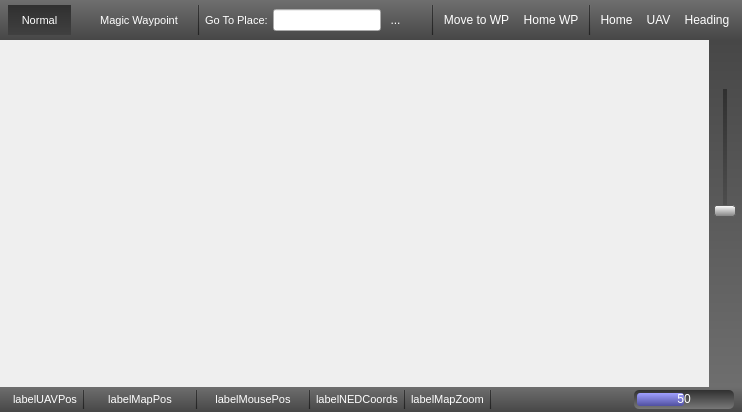
<?xml version="1.0" encoding="UTF-8"?>
<ui version="4.0">
 <class>OPMap_Widget</class>
 <widget class="QWidget" name="OPMap_Widget">
  <property name="geometry">
   <rect>
    <x>0</x>
    <y>0</y>
    <width>623</width>
    <height>412</height>
   </rect>
  </property>
  <property name="sizePolicy">
   <sizepolicy hsizetype="Preferred" vsizetype="Preferred">
    <horstretch>0</horstretch>
    <verstretch>0</verstretch>
   </sizepolicy>
  </property>
  <property name="mouseTracking">
   <bool>false</bool>
  </property>
  <property name="windowTitle">
   <string>Form</string>
  </property>
  <property name="styleSheet">
   <string notr="true"/>
  </property>
  <layout class="QVBoxLayout" name="verticalLayout_5">
   <property name="spacing">
    <number>0</number>
   </property>
   <property name="margin">
    <number>0</number>
   </property>
   <item>
    <widget class="QFrame" name="frameTopBar">
     <property name="sizePolicy">
      <sizepolicy hsizetype="MinimumExpanding" vsizetype="Preferred">
       <horstretch>0</horstretch>
       <verstretch>0</verstretch>
      </sizepolicy>
     </property>
     <property name="minimumSize">
      <size>
       <width>0</width>
       <height>32</height>
      </size>
     </property>
     <property name="maximumSize">
      <size>
       <width>16777215</width>
       <height>40</height>
      </size>
     </property>
     <property name="contextMenuPolicy">
      <enum>Qt::NoContextMenu</enum>
     </property>
     <property name="styleSheet">
      <string notr="true">QFrame{
background-color: qlineargradient(spread:pad, x1:0.5, y1:0, x2:0.5, y2:1, stop:0 rgba(110, 110, 110, 255), stop:1 rgba(71, 71, 71, 255));
color: rgba(0, 0, 0, 128);
}

QLabel {
background-color: transparent;
/* background-color: qlineargradient(spread:pad, x1:0.5, y1:0, x2:0.5, y2:1, stop:0 rgba(0, 0, 0, 80), stop:1 rgba(0, 0, 0, 80)); */
color: rgb(255, 255, 255);
/*border: 1px solid black;*/
border: none;
border-radius: 2px;
}

QToolButton {	/* all types of tool button */ 
background-color: transparent;
color: rgb(255, 255, 255);

/*height: 24px;*/

/*border-style: none;*/
/* border: 1px solid rgba(0, 0, 0, 64);  */
/* border: 0px; */
border-radius: 0px;
/*border-radius: 3px;*/
}
QToolButton:disabled {
background-color: qlineargradient(spread:pad, x1:0.5, y1:0, x2:0.5, y2:1, stop:0 rgba(128, 128, 128, 128), stop:1 rgba(128, 128, 128, 128));
color: rgba(255, 255, 255, 128);

/*height: 24px;*/

border: none;
border-radius: 0px;
/*
border: 1px  solid rgb(255, 255, 255); 
border-radius: 0px;
border-top-color: rgba(0, 0, 0, 64);
border-right-color: rgba(0, 0, 0, 64);
border-bottom-color: rgba(255, 255, 255, 64);
border-left-color: rgba(255, 255, 255, 64);
*/
}
QToolButton:hover {
background-color: qlineargradient(spread:pad, x1:0.5, y1:0, x2:0.5, y2:1, stop:0 rgba(255, 255, 255,128), stop:1 rgba(180, 180, 180, 128));
color: rgb(255, 255, 255);

/*height: 24px;*/

border: 0px; 
border-radius: 0px;
/*border-radius: 3px;*/
}
QToolButton:pressed {
background-color: qlineargradient(spread:pad, x1:0.5, y1:0, x2:0.5, y2:1, stop:0 rgba(48, 48, 48, 255), stop:1 rgba(64, 64, 64, 255));
color: rgb(255, 255, 255);

/*height: 24px;*/

border: none;
border-radius: 0px;
/*
border: 1px  solid rgb(255, 255, 255); 
border-radius: 0px;
border-top-color: rgba(0, 0, 0, 64);
border-right-color: rgba(0, 0, 0, 64);
border-bottom-color: rgba(255, 255, 255, 64);
border-left-color: rgba(255, 255, 255, 64);
*/
}

QToolButton:checked {
background-color: qlineargradient(spread:pad, x1:0.5, y1:0, x2:0.5, y2:1, stop:0 rgba(48, 48, 48, 255), stop:1 rgba(64, 64, 64, 255));
color: rgb(255, 255, 255);

/*height: 24px;*/

border: none;
border-radius: 0px;
/*
border: 1px  solid rgb(255, 255, 255); 
border-radius: 0px;
border-top-color: rgba(0, 0, 0, 64);
border-right-color: rgba(0, 0, 0, 64);
border-bottom-color: rgba(255, 255, 255, 64);
border-left-color: rgba(255, 255, 255, 64);
*/
}

QPushButton {
background-color: transparent;
color: rgb(255, 255, 255);

/*height: 24px;*/

/*border-style: none;*/
/* border: 1px solid rgba(0, 0, 0, 64);  */
/* border: 0px; */
border-radius: 0px;
/*border-radius: 3px;*/
}
QPushButton:disabled {
background-color: qlineargradient(spread:pad, x1:0.5, y1:0, x2:0.5, y2:1, stop:0 rgba(128, 128, 128, 128), stop:1 rgba(128, 128, 128, 128));
color: rgb(255, 255, 255);

/*height: 24px;*/

border: none;
border-radius: 0px;
/*
border: 1px  solid rgb(255, 255, 255); 
border-radius: 0px;
border-top-color: rgba(0, 0, 0, 64);
border-right-color: rgba(0, 0, 0, 64);
border-bottom-color: rgba(255, 255, 255, 64);
border-left-color: rgba(255, 255, 255, 64);
*/
}
QPushButton:hover {
background-color: qlineargradient(spread:pad, x1:0.5, y1:0, x2:0.5, y2:1, stop:0 rgba(255, 255, 255,128), stop:1 rgba(180, 180, 180, 128));
color: rgb(255, 255, 255);

/*height: 24px;*/

border: 0px; 
border-radius: 0px;
/*border-radius: 3px;*/
}
QPushButton:pressed {
background-color: qlineargradient(spread:pad, x1:0.5, y1:0, x2:0.5, y2:1, stop:0 rgba(48, 48, 48, 255), stop:1 rgba(64, 64, 64, 255));
color: rgb(255, 255, 255);

/*height: 24px;*/

border: none;
border-radius: 0px;
/*
border: 1px  solid rgb(255, 255, 255); 
border-radius: 0px;
border-top-color: rgba(0, 0, 0, 64);
border-right-color: rgba(0, 0, 0, 64);
border-bottom-color: rgba(255, 255, 255, 64);
border-left-color: rgba(255, 255, 255, 64);
*/
}

QComboBox {
background-color: qlineargradient(spread:pad, x1:0.5, y1:0, x2:0.5, y2:1, stop:0 rgba(48, 48, 48, 255), stop:1 rgba(120, 120, 120, 255));
color: rgba(255, 255, 255, 255);
border: 1px solid rgba(0, 0, 0, 128); 
border-radius: 0px;
}
QComboBox::down-arrow:on {
background-color: qlineargradient(spread:pad, x1:0.5, y1:0, x2:0.5, y2:1, stop:0 rgba(48, 48, 48, 255), stop:1 rgba(120, 120, 120, 255));
top: 1px; left: 1px;	/* move the arrow when the popup is open */
}
QComboBox::down-arrow {
     image: url(:/opmap/images/combobox_down_arrow.png);
}
QComboBox:drop-down {
background-color: qlineargradient(spread:pad, x1:0.5, y1:0, x2:0.5, y2:1, stop:0 rgba(110, 110, 110, 255), stop:1 rgba(71, 71, 71, 255));
border-left: 1px solid rgba(0, 0, 0, 128);
/*     subcontrol-origin: padding;
     subcontrol-position: top right;
     border-top-right-radius: 1px;
     border-bottom-right-radius: 1px; */
}
QComboBox QAbstractItemView { /* the drop down list */
background-color: rgb(255, 255, 255);
color: rgb(0, 0, 0);
border: 1px solid rgba(0, 0, 0, 128);
selection-background-color: rgb(160, 160, 255);
border-radius: 2px;
}
</string>
     </property>
     <property name="frameShape">
      <enum>QFrame::NoFrame</enum>
     </property>
     <property name="frameShadow">
      <enum>QFrame::Plain</enum>
     </property>
     <layout class="QHBoxLayout" name="horizontalLayout_4">
      <property name="spacing">
       <number>0</number>
      </property>
      <property name="margin">
       <number>0</number>
      </property>
      <item>
       <layout class="QHBoxLayout" name="layoutWidgetStatusBar_2">
        <property name="spacing">
         <number>5</number>
        </property>
        <property name="leftMargin">
         <number>8</number>
        </property>
        <property name="topMargin">
         <number>5</number>
        </property>
        <property name="rightMargin">
         <number>8</number>
        </property>
        <property name="bottomMargin">
         <number>5</number>
        </property>
        <item>
         <widget class="QToolButton" name="toolButtonNormalMapMode">
          <property name="sizePolicy">
           <sizepolicy hsizetype="Fixed" vsizetype="Preferred">
            <horstretch>0</horstretch>
            <verstretch>0</verstretch>
           </sizepolicy>
          </property>
          <property name="font">
           <font>
            <pointsize>8</pointsize>
           </font>
          </property>
          <property name="toolTip">
           <string>Normal Map Mode</string>
          </property>
          <property name="text">
           <string>   Normal   </string>
          </property>
          <property name="iconSize">
           <size>
            <width>16</width>
            <height>32</height>
           </size>
          </property>
          <property name="checkable">
           <bool>true</bool>
          </property>
          <property name="checked">
           <bool>true</bool>
          </property>
          <property name="toolButtonStyle">
           <enum>Qt::ToolButtonTextOnly</enum>
          </property>
         </widget>
        </item>
        <item>
         <spacer name="horizontalSpacer">
          <property name="orientation">
           <enum>Qt::Horizontal</enum>
          </property>
          <property name="sizeType">
           <enum>QSizePolicy::Fixed</enum>
          </property>
          <property name="sizeHint" stdset="0">
           <size>
            <width>10</width>
            <height>20</height>
           </size>
          </property>
         </spacer>
        </item>
        <item>
         <widget class="QToolButton" name="toolButtonMagicWaypointMapMode">
          <property name="sizePolicy">
           <sizepolicy hsizetype="Fixed" vsizetype="Preferred">
            <horstretch>0</horstretch>
            <verstretch>0</verstretch>
           </sizepolicy>
          </property>
          <property name="font">
           <font>
            <pointsize>8</pointsize>
           </font>
          </property>
          <property name="toolTip">
           <string>Magic Waypoint Map Mode</string>
          </property>
          <property name="text">
           <string>   Magic Waypoint   </string>
          </property>
          <property name="iconSize">
           <size>
            <width>16</width>
            <height>32</height>
           </size>
          </property>
          <property name="checkable">
           <bool>true</bool>
          </property>
          <property name="toolButtonStyle">
           <enum>Qt::ToolButtonTextOnly</enum>
          </property>
         </widget>
        </item>
        <item>
         <widget class="Line" name="line_6">
          <property name="frameShadow">
           <enum>QFrame::Plain</enum>
          </property>
          <property name="orientation">
           <enum>Qt::Vertical</enum>
          </property>
         </widget>
        </item>
        <item>
         <widget class="QLabel" name="label_2">
          <property name="font">
           <font>
            <pointsize>8</pointsize>
           </font>
          </property>
          <property name="text">
           <string>Go To Place:</string>
          </property>
         </widget>
        </item>
        <item>
         <widget class="QLineEdit" name="leFind"/>
        </item>
        <item>
         <widget class="QToolButton" name="tbFind">
          <property name="text">
           <string>...</string>
          </property>
          <property name="icon">
           <iconset resource="opmap.qrc">
            <normaloff>:/opmap/images/waypoint.png</normaloff>:/opmap/images/waypoint.png</iconset>
          </property>
         </widget>
        </item>
        <item>
         <spacer name="horizontalSpacer_4">
          <property name="orientation">
           <enum>Qt::Horizontal</enum>
          </property>
          <property name="sizeHint" stdset="0">
           <size>
            <width>10</width>
            <height>20</height>
           </size>
          </property>
         </spacer>
        </item>
        <item>
         <widget class="QLabel" name="label">
          <property name="font">
           <font>
            <pointsize>8</pointsize>
           </font>
          </property>
          <property name="text">
           <string/>
          </property>
         </widget>
        </item>
        <item>
         <widget class="Line" name="lineWaypoint">
          <property name="frameShadow">
           <enum>QFrame::Plain</enum>
          </property>
          <property name="orientation">
           <enum>Qt::Vertical</enum>
          </property>
         </widget>
        </item>
        <item>
         <widget class="QToolButton" name="toolButtonMoveToWP">
          <property name="sizePolicy">
           <sizepolicy hsizetype="Fixed" vsizetype="Preferred">
            <horstretch>0</horstretch>
            <verstretch>0</verstretch>
           </sizepolicy>
          </property>
          <property name="toolTip">
           <string>Click to move the UAV to the magic waypoint position</string>
          </property>
          <property name="text">
           <string>Move to WP</string>
          </property>
          <property name="icon">
           <iconset resource="opmap.qrc">
            <normaloff>:/opmap/images/move_to_wp.png</normaloff>:/opmap/images/move_to_wp.png</iconset>
          </property>
          <property name="iconSize">
           <size>
            <width>28</width>
            <height>28</height>
           </size>
          </property>
         </widget>
        </item>
        <item>
         <widget class="QToolButton" name="toolButtonHomeWaypoint">
          <property name="sizePolicy">
           <sizepolicy hsizetype="Fixed" vsizetype="Preferred">
            <horstretch>0</horstretch>
            <verstretch>0</verstretch>
           </sizepolicy>
          </property>
          <property name="toolTip">
           <string>Move the magic waypoint to the home position</string>
          </property>
          <property name="text">
           <string>Home WP</string>
          </property>
          <property name="icon">
           <iconset resource="opmap.qrc">
            <normaloff>:/opmap/images/home_wp.png</normaloff>:/opmap/images/home_wp.png</iconset>
          </property>
          <property name="iconSize">
           <size>
            <width>28</width>
            <height>28</height>
           </size>
          </property>
         </widget>
        </item>
        <item>
         <widget class="Line" name="line_8">
          <property name="frameShadow">
           <enum>QFrame::Plain</enum>
          </property>
          <property name="orientation">
           <enum>Qt::Vertical</enum>
          </property>
         </widget>
        </item>
        <item>
         <widget class="QToolButton" name="toolButtonMapHome">
          <property name="sizePolicy">
           <sizepolicy hsizetype="Fixed" vsizetype="Preferred">
            <horstretch>0</horstretch>
            <verstretch>0</verstretch>
           </sizepolicy>
          </property>
          <property name="toolTip">
           <string>Center map over home position</string>
          </property>
          <property name="text">
           <string>Home</string>
          </property>
          <property name="icon">
           <iconset resource="opmap.qrc">
            <normaloff>:/opmap/images/gcs.png</normaloff>:/opmap/images/gcs.png</iconset>
          </property>
          <property name="iconSize">
           <size>
            <width>28</width>
            <height>28</height>
           </size>
          </property>
          <property name="autoRepeat">
           <bool>false</bool>
          </property>
          <property name="toolButtonStyle">
           <enum>Qt::ToolButtonIconOnly</enum>
          </property>
          <property name="autoRaise">
           <bool>false</bool>
          </property>
         </widget>
        </item>
        <item>
         <widget class="QToolButton" name="toolButtonMapUAV">
          <property name="sizePolicy">
           <sizepolicy hsizetype="Fixed" vsizetype="Preferred">
            <horstretch>0</horstretch>
            <verstretch>0</verstretch>
           </sizepolicy>
          </property>
          <property name="toolTip">
           <string>Center map over UAV position</string>
          </property>
          <property name="text">
           <string>UAV</string>
          </property>
          <property name="icon">
           <iconset resource="opmap.qrc">
            <normaloff>:/opmap/images/uav.png</normaloff>:/opmap/images/uav.png</iconset>
          </property>
          <property name="iconSize">
           <size>
            <width>28</width>
            <height>28</height>
           </size>
          </property>
          <property name="checkable">
           <bool>true</bool>
          </property>
          <property name="autoRepeat">
           <bool>false</bool>
          </property>
          <property name="toolButtonStyle">
           <enum>Qt::ToolButtonIconOnly</enum>
          </property>
          <property name="autoRaise">
           <bool>false</bool>
          </property>
         </widget>
        </item>
        <item>
         <widget class="QToolButton" name="toolButtonMapUAVheading">
          <property name="sizePolicy">
           <sizepolicy hsizetype="Fixed" vsizetype="Preferred">
            <horstretch>0</horstretch>
            <verstretch>0</verstretch>
           </sizepolicy>
          </property>
          <property name="toolTip">
           <string>Map rotation follows UAV heading</string>
          </property>
          <property name="text">
           <string>Heading</string>
          </property>
          <property name="icon">
           <iconset resource="opmap.qrc">
            <normaloff>:/opmap/images/uav_heading.png</normaloff>:/opmap/images/uav_heading.png</iconset>
          </property>
          <property name="iconSize">
           <size>
            <width>28</width>
            <height>28</height>
           </size>
          </property>
          <property name="checkable">
           <bool>true</bool>
          </property>
          <property name="autoRepeat">
           <bool>false</bool>
          </property>
          <property name="toolButtonStyle">
           <enum>Qt::ToolButtonIconOnly</enum>
          </property>
          <property name="autoRaise">
           <bool>false</bool>
          </property>
         </widget>
        </item>
       </layout>
      </item>
     </layout>
    </widget>
   </item>
   <item>
    <widget class="QSplitter" name="splitter">
     <property name="styleSheet">
      <string notr="true">QSplitter::handle {
/* image: url(images/splitter.png); */
	background-color: qlineargradient(spread:pad, x1:0.5, y1:0, x2:0.5, y2:1, stop:0 rgba(71, 71, 71, 255), stop:0.5 rgba(200, 200, 200, 255), stop:1 rgba(110, 110, 110, 255));
}
QSplitter::handle:horizontal {
/* height: 5px; */
}
QSplitter::handle:vertical {
/* width: 5px; */
}
</string>
     </property>
     <property name="frameShape">
      <enum>QFrame::NoFrame</enum>
     </property>
     <property name="orientation">
      <enum>Qt::Horizontal</enum>
     </property>
     <property name="opaqueResize">
      <bool>true</bool>
     </property>
     <property name="handleWidth">
      <number>5</number>
     </property>
     <widget class="QWidget" name="layoutWidget">
      <layout class="QHBoxLayout" name="horizontalLayout_2">
       <property name="spacing">
        <number>0</number>
       </property>
       <item>
        <widget class="QWidget" name="mapWidget" native="true">
         <property name="sizePolicy">
          <sizepolicy hsizetype="MinimumExpanding" vsizetype="MinimumExpanding">
           <horstretch>0</horstretch>
           <verstretch>0</verstretch>
          </sizepolicy>
         </property>
         <property name="minimumSize">
          <size>
           <width>64</width>
           <height>64</height>
          </size>
         </property>
         <property name="mouseTracking">
          <bool>false</bool>
         </property>
         <property name="acceptDrops">
          <bool>false</bool>
         </property>
         <property name="styleSheet">
          <string notr="true">
/* background-color: black; */
border: 1px solid black;

QLabel { /* all label types */
/* background-color: rgba(255, 255, 255, 0); */
background-color: qlineargradient(spread:pad, x1:0.5, y1:0, x2:0.5, y2:1, stop:0 rgba(64, 64, 64, 255), stop:1 rgba(128, 128, 128, 255));
color: rgb(255, 255, 255);
}

QToolButton {	/* all types of tool button */ 
background-color: rgba(255, 255, 255, 0);
color: rgb(255, 255, 255);
/*border-style: none;*/
border: 0px; 
}
QToolButton:hover {
background-color: qlineargradient(spread:pad, x1:0.5, y1:0, x2:0.5, y2:1, stop:0 rgba(255, 160, 0, 255), stop:1 rgba(160, 100, 0, 255));
color: rgb(255, 255, 255);
}
QToolButton:pressed {
background-color: qlineargradient(spread:pad, x1:0.5, y1:0, x2:0.5, y2:1, stop:0 rgba(48, 48, 48, 255), stop:1 rgba(120, 120, 120, 255));
color: rgb(255, 255, 255);
}

QToolButton:checked {
background-color: qlineargradient(spread:pad, x1:0.5, y1:0, x2:0.5, y2:1, stop:0 rgba(48, 48, 48, 255), stop:1 rgba(120, 120, 120, 255));
color: rgb(255, 255, 255);
}

QSlider::groove:horizontal {
border: none;
height: 4px;
background-color: qlineargradient(spread:pad, x1:0.5, y1:0, x2:0.5, y2:1, stop:0 rgba(48, 48, 48, 255), stop:1 rgba(80, 80, 80, 255));
margin: 2px 0;
}
QSlider::handle:horizontal {
border: 1px solid #5c5c5c;
background-color: qlineargradient(spread:pad, x1:0.5, y1:0, x2:0.5, y2:1, stop:0 rgba(255, 255, 255, 255), stop:1 rgba(128, 128, 128, 255));
width: 24px;
margin: -2px 0;
border-radius: 3px;
}

QComboBox {
background-color: qlineargradient(spread:pad, x1:0.5, y1:0, x2:0.5, y2:1, stop:0 rgba(48, 48, 48, 255), stop:1 rgba(120, 120, 120, 255));
color: rgb(255, 255, 255);
}
QComboBox:hover {
background-color: qlineargradient(spread:pad, x1:0.5, y1:0, x2:0.5, y2:1, stop:0 rgba(48, 48, 48, 255), stop:1 rgba(120, 120, 120, 255));
	background-color: rgb(197, 138, 0);
}
QComboBox::down-arrow {
     image: url(:/opmap/images/combobox_down_arrow.png);
}
QComboBox:drop-down {
     subcontrol-origin: padding;
     subcontrol-position: top right;
     border-left-style: none;
     border-top-right-radius: 1px;
     border-bottom-right-radius: 1px;
}
</string>
         </property>
        </widget>
       </item>
       <item>
        <widget class="QWidget" name="widget" native="true">
         <property name="sizePolicy">
          <sizepolicy hsizetype="Minimum" vsizetype="Preferred">
           <horstretch>0</horstretch>
           <verstretch>0</verstretch>
          </sizepolicy>
         </property>
         <property name="styleSheet">
          <string notr="true">QFrame {
background-color: qlineargradient(spread:pad, x1:0, y1:0, x2:0, y2:1, stop:0 rgba(71, 71, 71, 255), stop:1 rgba(110, 110, 110, 255));
color: rgb(255, 255, 255);
}

QToolButton {	/* all types of tool button */ 
background-color: rgba(255, 255, 255, 0);
color: rgb(255, 255, 255);
/*border-style: none;*/
border: 0px; 
border-radius: 3px;
}
QToolButton:hover {
background-color: qlineargradient(spread:pad, x1:0.5, y1:0, x2:0.5, y2:1, stop:0 rgba(255, 255, 255, 200), stop:1 rgba(180, 180, 180, 200));
color: rgb(255, 255, 255);
border: 0px; 
border-radius: 3px;
}
QToolButton:pressed {
background-color: qlineargradient(spread:pad, x1:0.5, y1:0, x2:0.5, y2:1, stop:0 rgba(48, 48, 48, 255), stop:1 rgba(120, 120, 120, 255));
color: rgb(255, 255, 255);
border: 0px; 
border-radius: 3px;
}

QToolButton:checked {
background-color: qlineargradient(spread:pad, x1:0.5, y1:0, x2:0.5, y2:1, stop:0 rgba(48, 48, 48, 255), stop:1 rgba(120, 120, 120, 255));
color: rgb(255, 255, 255);
border: 0px; 
border-radius: 3px;
}

QSlider::groove:horizontal {
border: none;
height: 4px;
background-color: qlineargradient(spread:pad, x1:0.5, y1:0, x2:0.5, y2:1, stop:0 rgba(48, 48, 48, 255), stop:1 rgba(80, 80, 80, 255));
margin: 2px 0;
}
QSlider::handle:horizontal {
border: 1px solid #5c5c5c;
background-color: qlineargradient(spread:pad, x1:0.5, y1:0, x2:0.5, y2:1, stop:0 rgba(255, 255, 255, 255), stop:1 rgba(128, 128, 128, 255));
width: 24px;
margin: -2px 0;
border-radius: 3px;
}
</string>
         </property>
         <layout class="QVBoxLayout" name="verticalLayout_3">
          <property name="spacing">
           <number>0</number>
          </property>
          <property name="margin">
           <number>0</number>
          </property>
          <item>
           <widget class="QFrame" name="frameMapControls">
            <property name="sizePolicy">
             <sizepolicy hsizetype="Minimum" vsizetype="Preferred">
              <horstretch>0</horstretch>
              <verstretch>0</verstretch>
             </sizepolicy>
            </property>
            <property name="styleSheet">
             <string notr="true">QFrame {
background-color: qlineargradient(spread:pad, x1:0, y1:0, x2:0, y2:1, stop:0 rgba(71, 71, 71, 255), stop:1 rgba(110, 110, 110, 255));
color: rgba(0, 0, 0, 48);
}

QToolButton {	/* all types of tool button */ 
background-color: transparent;
/*background-color: qlineargradient(spread:pad, x1:0.5, y1:0, x2:0.5, y2:1, stop:0 rgba(110, 110, 110, 255), stop:1 rgba(71, 71, 71, 255));*/
color: rgb(255, 255, 255);
/*
border: 1px solid black; 
border-radius: 0px;
*/
border: none;
border-radius: 0px;
/*border: 1px solid white; 
border-radius: 3px;
border-top-color: rgba(255, 255, 255, 48);
border-right-color: rgba(255, 255, 255, 48);
border-bottom-color: rgba(0, 0, 0, 48);
border-left-color: rgba(0, 0, 0, 48);*/
}
QToolButton:hover {
background-color: qlineargradient(spread:pad, x1:0.5, y1:0, x2:0.5, y2:1, stop:0 rgba(255, 255, 255, 200), stop:1 rgba(180, 180, 180, 200));
color: rgb(255, 255, 255);
border: none;
/*border: 1px solid white; 
border-radius:3px;
border-top-color: rgba(255, 255, 255, 48);
border-right-color: rgba(255, 255, 255, 48);
border-bottom-color: rgba(0, 0, 0, 48);
border-left-color: rgba(0, 0, 0, 48);*/
}
QToolButton:pressed {
background-color: qlineargradient(spread:pad, x1:0.5, y1:0, x2:0.5, y2:1, stop:0 rgba(48, 48, 48, 255), stop:1 rgba(80, 80, 80, 255));
color: rgb(255, 255, 255);
border: 1px solid white; 
border-radius:3px;
border-top-color: rgba(0, 0, 0,160);
border-right-color: rgba(0, 0, 0, 160);
border-bottom-color: rgba(255, 255, 255, 80);
border-left-color: rgba(255, 255, 255, 80);
}

QToolButton:checked {
background-color: qlineargradient(spread:pad, x1:0.5, y1:0, x2:0.5, y2:1, stop:0 rgba(48, 48, 48, 255), stop:1 rgba(80, 80, 80, 255));
color: rgb(255, 255, 255);
border: 1px solid white; 
border-radius: 3px;
border-top-color: rgba(0, 0, 0,160);
border-right-color: rgba(0, 0, 0, 160);
border-bottom-color: rgba(255, 255, 255, 80);
border-left-color: rgba(255, 255, 255, 80);
}

QSliderl {
background-color: rgba(255, 255, 255, 0);
}
QSlider::groove:vertical {
border: none;
width: 4px;
background-color: qlineargradient(spread:pad, x1:0.5, y1:0, x2:0.5, y2:1, stop:0 rgba(48, 48, 48, 255), stop:1 rgba(80, 80, 80, 255));
margin: 2px 0;
}
QSlider::handle:vertical {
border: 1px solid #5c5c5c;
background-color: qlineargradient(spread:pad, x1:0.5, y1:0, x2:0.5, y2:1, stop:0 rgba(255, 255, 255, 255), stop:1 rgba(128, 128, 128, 255));
height: 10px;
margin: 0 -9px; /* expand outside the groove */ 
border-radius: 3px;
}
</string>
            </property>
            <property name="frameShape">
             <enum>QFrame::NoFrame</enum>
            </property>
            <property name="frameShadow">
             <enum>QFrame::Plain</enum>
            </property>
            <property name="lineWidth">
             <number>2</number>
            </property>
            <property name="midLineWidth">
             <number>0</number>
            </property>
            <layout class="QVBoxLayout" name="verticalLayout_2">
             <property name="spacing">
              <number>5</number>
             </property>
             <property name="margin">
              <number>1</number>
             </property>
             <item>
              <spacer name="verticalSpacer_3">
               <property name="orientation">
                <enum>Qt::Vertical</enum>
               </property>
               <property name="sizeType">
                <enum>QSizePolicy::Fixed</enum>
               </property>
               <property name="sizeHint" stdset="0">
                <size>
                 <width>20</width>
                 <height>10</height>
                </size>
               </property>
              </spacer>
             </item>
             <item>
              <widget class="QToolButton" name="toolButtonZoomP">
               <property name="toolTip">
                <string>Zoom in</string>
               </property>
               <property name="styleSheet">
                <string notr="true"/>
               </property>
               <property name="text">
                <string/>
               </property>
               <property name="icon">
                <iconset resource="opmap.qrc">
                 <normaloff>:/opmap/images/plus.png</normaloff>:/opmap/images/plus.png</iconset>
               </property>
               <property name="iconSize">
                <size>
                 <width>28</width>
                 <height>28</height>
                </size>
               </property>
               <property name="autoRepeat">
                <bool>true</bool>
               </property>
               <property name="autoRepeatDelay">
                <number>1000</number>
               </property>
               <property name="autoRepeatInterval">
                <number>1000</number>
               </property>
               <property name="autoRaise">
                <bool>false</bool>
               </property>
              </widget>
             </item>
             <item>
              <widget class="QSlider" name="horizontalSliderZoom">
               <property name="sizePolicy">
                <sizepolicy hsizetype="Preferred" vsizetype="Expanding">
                 <horstretch>0</horstretch>
                 <verstretch>0</verstretch>
                </sizepolicy>
               </property>
               <property name="minimumSize">
                <size>
                 <width>0</width>
                 <height>50</height>
                </size>
               </property>
               <property name="maximumSize">
                <size>
                 <width>16777215</width>
                 <height>200</height>
                </size>
               </property>
               <property name="cursor">
                <cursorShape>OpenHandCursor</cursorShape>
               </property>
               <property name="toolTip">
                <string>Zoom level</string>
               </property>
               <property name="autoFillBackground">
                <bool>false</bool>
               </property>
               <property name="styleSheet">
                <string notr="true"/>
               </property>
               <property name="minimum">
                <number>2</number>
               </property>
               <property name="maximum">
                <number>17</number>
               </property>
               <property name="pageStep">
                <number>1</number>
               </property>
               <property name="orientation">
                <enum>Qt::Vertical</enum>
               </property>
               <property name="invertedControls">
                <bool>false</bool>
               </property>
               <property name="tickPosition">
                <enum>QSlider::NoTicks</enum>
               </property>
               <property name="tickInterval">
                <number>2</number>
               </property>
              </widget>
             </item>
             <item>
              <widget class="QToolButton" name="toolButtonZoomM">
               <property name="toolTip">
                <string>Zoom out</string>
               </property>
               <property name="styleSheet">
                <string notr="true"/>
               </property>
               <property name="text">
                <string/>
               </property>
               <property name="icon">
                <iconset resource="opmap.qrc">
                 <normaloff>:/opmap/images/minus.png</normaloff>:/opmap/images/minus.png</iconset>
               </property>
               <property name="iconSize">
                <size>
                 <width>28</width>
                 <height>28</height>
                </size>
               </property>
               <property name="autoRepeat">
                <bool>true</bool>
               </property>
               <property name="autoRepeatDelay">
                <number>1000</number>
               </property>
               <property name="autoRepeatInterval">
                <number>1000</number>
               </property>
               <property name="autoRaise">
                <bool>false</bool>
               </property>
              </widget>
             </item>
             <item>
              <spacer name="verticalSpacer_2">
               <property name="orientation">
                <enum>Qt::Vertical</enum>
               </property>
               <property name="sizeType">
                <enum>QSizePolicy::Expanding</enum>
               </property>
               <property name="sizeHint" stdset="0">
                <size>
                 <width>20</width>
                 <height>10</height>
                </size>
               </property>
              </spacer>
             </item>
            </layout>
           </widget>
          </item>
         </layout>
        </widget>
       </item>
      </layout>
     </widget>
    </widget>
   </item>
   <item>
    <widget class="QFrame" name="frameStatusBar">
     <property name="sizePolicy">
      <sizepolicy hsizetype="Expanding" vsizetype="Preferred">
       <horstretch>0</horstretch>
       <verstretch>0</verstretch>
      </sizepolicy>
     </property>
     <property name="minimumSize">
      <size>
       <width>0</width>
       <height>0</height>
      </size>
     </property>
     <property name="maximumSize">
      <size>
       <width>16777215</width>
       <height>25</height>
      </size>
     </property>
     <property name="contextMenuPolicy">
      <enum>Qt::NoContextMenu</enum>
     </property>
     <property name="styleSheet">
      <string notr="true">QFrame{
background-color: qlineargradient(spread:pad, x1:0.5, y1:0, x2:0.5, y2:1, stop:0 rgba(110, 110, 110, 255), stop:1 rgba(71, 71, 71, 255));
color: rgba(0, 0, 0, 128);
}

QLabel {
background-color: transparent;
/* background-color: qlineargradient(spread:pad, x1:0.5, y1:0, x2:0.5, y2:1, stop:0 rgba(0, 0, 0, 80), stop:1 rgba(0, 0, 0, 80)); */
color: rgb(255, 255, 255);
/*border: 1px solid black;*/
border: none;
border-radius: 2px;
}
</string>
     </property>
     <property name="frameShape">
      <enum>QFrame::NoFrame</enum>
     </property>
     <property name="frameShadow">
      <enum>QFrame::Plain</enum>
     </property>
     <layout class="QHBoxLayout" name="horizontalLayout">
      <property name="spacing">
       <number>0</number>
      </property>
      <property name="leftMargin">
       <number>0</number>
      </property>
      <property name="topMargin">
       <number>3</number>
      </property>
      <property name="rightMargin">
       <number>0</number>
      </property>
      <property name="bottomMargin">
       <number>3</number>
      </property>
      <item>
       <layout class="QHBoxLayout" name="layoutWidgetStatusBar">
        <property name="spacing">
         <number>5</number>
        </property>
        <property name="leftMargin">
         <number>3</number>
        </property>
        <property name="rightMargin">
         <number>8</number>
        </property>
        <item>
         <spacer name="horizontalSpacer_7">
          <property name="orientation">
           <enum>Qt::Horizontal</enum>
          </property>
          <property name="sizeType">
           <enum>QSizePolicy::Fixed</enum>
          </property>
          <property name="sizeHint" stdset="0">
           <size>
            <width>10</width>
            <height>20</height>
           </size>
          </property>
         </spacer>
        </item>
        <item>
         <widget class="QLabel" name="labelUAVPos">
          <property name="sizePolicy">
           <sizepolicy hsizetype="Preferred" vsizetype="Preferred">
            <horstretch>0</horstretch>
            <verstretch>0</verstretch>
           </sizepolicy>
          </property>
          <property name="font">
           <font>
            <pointsize>8</pointsize>
            <weight>50</weight>
            <italic>false</italic>
            <bold>false</bold>
            <kerning>true</kerning>
           </font>
          </property>
          <property name="toolTip">
           <string>UAV position</string>
          </property>
          <property name="styleSheet">
           <string notr="true"/>
          </property>
          <property name="frameShape">
           <enum>QFrame::NoFrame</enum>
          </property>
          <property name="frameShadow">
           <enum>QFrame::Plain</enum>
          </property>
          <property name="text">
           <string>labelUAVPos</string>
          </property>
          <property name="alignment">
           <set>Qt::AlignCenter</set>
          </property>
          <property name="margin">
           <number>0</number>
          </property>
         </widget>
        </item>
        <item>
         <widget class="Line" name="line_3">
          <property name="frameShadow">
           <enum>QFrame::Plain</enum>
          </property>
          <property name="lineWidth">
           <number>1</number>
          </property>
          <property name="orientation">
           <enum>Qt::Vertical</enum>
          </property>
         </widget>
        </item>
        <item>
         <widget class="QLabel" name="labelMapPos">
          <property name="sizePolicy">
           <sizepolicy hsizetype="Preferred" vsizetype="Preferred">
            <horstretch>0</horstretch>
            <verstretch>0</verstretch>
           </sizepolicy>
          </property>
          <property name="minimumSize">
           <size>
            <width>100</width>
            <height>0</height>
           </size>
          </property>
          <property name="font">
           <font>
            <pointsize>8</pointsize>
            <weight>50</weight>
            <italic>false</italic>
            <bold>false</bold>
            <kerning>true</kerning>
           </font>
          </property>
          <property name="toolTip">
           <string>Map position</string>
          </property>
          <property name="styleSheet">
           <string notr="true"/>
          </property>
          <property name="frameShape">
           <enum>QFrame::NoFrame</enum>
          </property>
          <property name="text">
           <string>labelMapPos</string>
          </property>
          <property name="alignment">
           <set>Qt::AlignCenter</set>
          </property>
          <property name="margin">
           <number>0</number>
          </property>
         </widget>
        </item>
        <item>
         <widget class="Line" name="line_4">
          <property name="frameShadow">
           <enum>QFrame::Plain</enum>
          </property>
          <property name="orientation">
           <enum>Qt::Vertical</enum>
          </property>
         </widget>
        </item>
        <item>
         <widget class="QLabel" name="labelMousePos">
          <property name="sizePolicy">
           <sizepolicy hsizetype="Preferred" vsizetype="Preferred">
            <horstretch>0</horstretch>
            <verstretch>0</verstretch>
           </sizepolicy>
          </property>
          <property name="minimumSize">
           <size>
            <width>100</width>
            <height>0</height>
           </size>
          </property>
          <property name="font">
           <font>
            <pointsize>8</pointsize>
            <weight>50</weight>
            <italic>false</italic>
            <bold>false</bold>
            <kerning>true</kerning>
           </font>
          </property>
          <property name="toolTip">
           <string>Mouse position</string>
          </property>
          <property name="styleSheet">
           <string notr="true"/>
          </property>
          <property name="frameShape">
           <enum>QFrame::NoFrame</enum>
          </property>
          <property name="frameShadow">
           <enum>QFrame::Plain</enum>
          </property>
          <property name="text">
           <string>labelMousePos</string>
          </property>
          <property name="scaledContents">
           <bool>false</bool>
          </property>
          <property name="alignment">
           <set>Qt::AlignCenter</set>
          </property>
          <property name="margin">
           <number>0</number>
          </property>
         </widget>
        </item>
        <item>
         <widget class="Line" name="line">
          <property name="frameShadow">
           <enum>QFrame::Plain</enum>
          </property>
          <property name="orientation">
           <enum>Qt::Vertical</enum>
          </property>
         </widget>
        </item>
        <item>
         <widget class="QLabel" name="labelNEDCoords">
          <property name="font">
           <font>
            <pointsize>8</pointsize>
            <weight>50</weight>
            <bold>false</bold>
           </font>
          </property>
          <property name="text">
           <string>labelNEDCoords</string>
          </property>
         </widget>
        </item>
        <item>
         <widget class="Line" name="line_5">
          <property name="frameShadow">
           <enum>QFrame::Plain</enum>
          </property>
          <property name="orientation">
           <enum>Qt::Vertical</enum>
          </property>
         </widget>
        </item>
        <item>
         <widget class="QLabel" name="labelMapZoom">
          <property name="font">
           <font>
            <pointsize>8</pointsize>
           </font>
          </property>
          <property name="text">
           <string>labelMapZoom</string>
          </property>
         </widget>
        </item>
        <item>
         <widget class="Line" name="line_2">
          <property name="frameShadow">
           <enum>QFrame::Plain</enum>
          </property>
          <property name="orientation">
           <enum>Qt::Vertical</enum>
          </property>
         </widget>
        </item>
        <item>
         <spacer name="horizontalSpacer_3">
          <property name="orientation">
           <enum>Qt::Horizontal</enum>
          </property>
          <property name="sizeHint" stdset="0">
           <size>
            <width>40</width>
            <height>20</height>
           </size>
          </property>
         </spacer>
        </item>
        <item>
         <widget class="QProgressBar" name="progressBarMap">
          <property name="sizePolicy">
           <sizepolicy hsizetype="MinimumExpanding" vsizetype="Preferred">
            <horstretch>0</horstretch>
            <verstretch>0</verstretch>
           </sizepolicy>
          </property>
          <property name="minimumSize">
           <size>
            <width>40</width>
            <height>0</height>
           </size>
          </property>
          <property name="maximumSize">
           <size>
            <width>100</width>
            <height>16777215</height>
           </size>
          </property>
          <property name="autoFillBackground">
           <bool>false</bool>
          </property>
          <property name="styleSheet">
           <string notr="true">QProgressBar {
border: none;
border-radius: 5px;
padding: 3px;
background-color: qlineargradient(spread:pad, x1:0.5, y1:0, x2:0.5, y2:1, stop:0 rgba(48, 48, 48, 255), stop:1 rgba(120, 120, 120, 255));
color: rgb(255, 255, 255);
}
QProgressBar::chunk {
background-color: rgb(85, 85, 255);
background-color: qlineargradient(spread:pad, x1:0.5, y1:0, x2:0.5, y2:1, stop:0 rgba(160, 160, 255, 255), stop:1 rgba(80, 80, 160, 255));
border: none;
border-radius: 3px;
}</string>
          </property>
          <property name="value">
           <number>50</number>
          </property>
          <property name="alignment">
           <set>Qt::AlignCenter</set>
          </property>
          <property name="textVisible">
           <bool>true</bool>
          </property>
          <property name="invertedAppearance">
           <bool>false</bool>
          </property>
          <property name="format">
           <string>%v</string>
          </property>
         </widget>
        </item>
       </layout>
      </item>
     </layout>
    </widget>
   </item>
  </layout>
 </widget>
 <resources>
  <include location="opmap.qrc"/>
 </resources>
 <connections/>
</ui>
